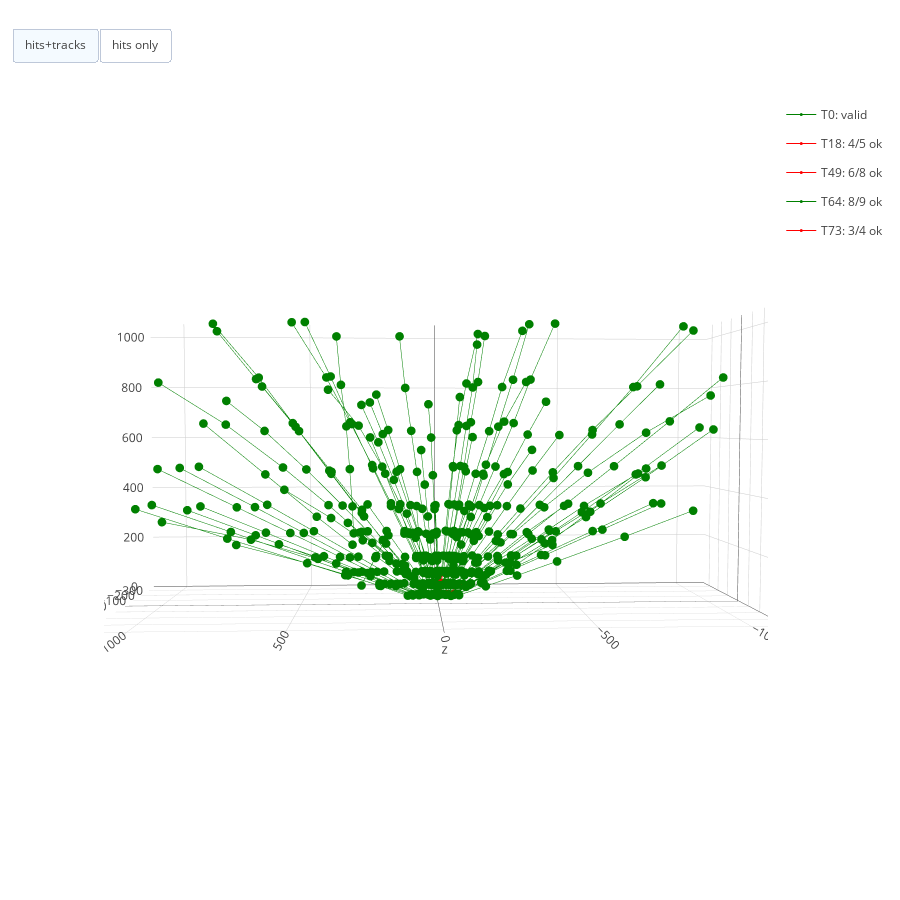

Notebook code for this chart:
### Code cell
iplot_results_tracks(dw, final_tracks, dims=list('zxy'))
